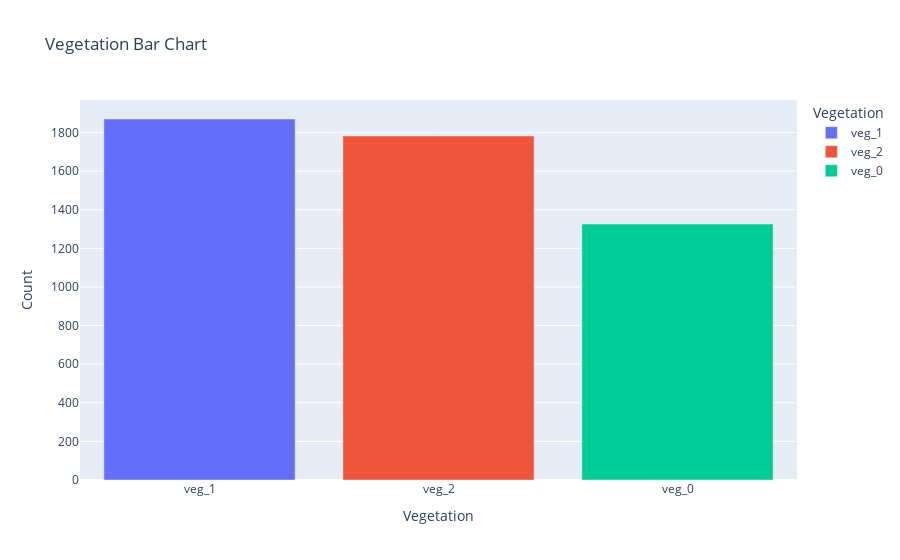

Source (notebook cell):
### Code cell
display(Markdown("""#### Vegetation

Vegetation variable represents the type of vegetation above the aquifer. A nominal variable with three categories:
1. veg_0 : Dry Vegetation
2. veg_1 : Moist Vegetation
3. veg_2 : Wet Vegetation """))

vegetation_value_counts = pd.DataFrame(df['Vegetation'].value_counts().reset_index())
vegetation_value_counts.columns = ['Vegetation', 'Count']
vegetation_value_counts['Percentage'] = (vegetation_value_counts['Count']/4978) * 100
display(HTML(vegetation_value_counts.to_html()))
fig = px.bar(vegetation_value_counts, x="Vegetation", y="Count", color="Vegetation", title="Vegetation Bar Chart")
fig.show()
fig = px.pie(vegetation_value_counts, values='Percentage', names='Vegetation', title="vegetation Pie Chart",color_discrete_sequence=px.colors.sequential.RdBu)
fig.show()

### Figure 1 — Plotly figure (JSON) as saved in the notebook; plotly's stock layout.template omitted (floating-point values rounded to 4 significant figures)
{"data": [{"alignmentgroup": "True", "hoverlabel": {"namelength": 0}, "hovertemplate": "Vegetation=%{x}<br>Count=%{y}", "legendgroup": "veg_1", "marker": {"color": "#636efa"}, "name": "veg_1", "offsetgroup": "veg_1", "orientation": "v", "showlegend": true, "textposition": "auto", "type": "bar", "x": ["veg_1"], "xaxis": "x", "y": [1870], "yaxis": "y"}, {"alignmentgroup": "True", "hoverlabel": {"namelength": 0}, "hovertemplate": "Vegetation=%{x}<br>Count=%{y}", "legendgroup": "veg_2", "marker": {"color": "#EF553B"}, "name": "veg_2", "offsetgroup": "veg_2", "orientation": "v", "showlegend": true, "textposition": "auto", "type": "bar", "x": ["veg_2"], "xaxis": "x", "y": [1782], "yaxis": "y"}, {"alignmentgroup": "True", "hoverlabel": {"namelength": 0}, "hovertemplate": "Vegetation=%{x}<br>Count=%{y}", "legendgroup": "veg_0", "marker": {"color": "#00cc96"}, "name": "veg_0", "offsetgroup": "veg_0", "orientation": "v", "showlegend": true, "textposition": "auto", "type": "bar", "x": ["veg_0"], "xaxis": "x", "y": [1326], "yaxis": "y"}], "layout": {"barmode": "relative", "legend": {"title": {"text": "Vegetation"}, "tracegroupgap": 0}, "title": {"text": "Vegetation Bar Chart"}, "xaxis": {"anchor": "y", "categoryarray": ["veg_1", "veg_2", "veg_0"], "categoryorder": "array", "domain": [0, 1], "title": {"text": "Vegetation"}}, "yaxis": {"anchor": "x", "domain": [0, 1], "title": {"text": "Count"}}}}
